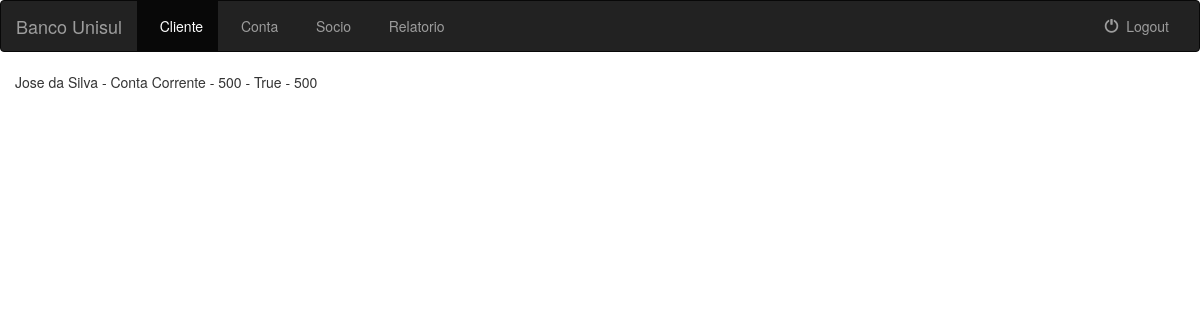
/detalheconta/1/ (signed in), run on the app's committed database.
### banco_unisul/models.py (models this page shows, shortened)
class Conta(models.Model):
    TIPO_CONTA = (
        (1, 'ContaCorrente'),
        (2, 'ContaPoupanca'),
    )
    agencia = models.ForeignKey(Agencia, on_delete=models.CASCADE)
    cliente = models.ForeignKey(Cliente, on_delete=models.CASCADE)
    tpconta = models.IntegerField("Tipo da Conta", choices=TIPO_CONTA)
    saldo = models.IntegerField()
    chespecial = models.IntegerField("Limite cheque especial")
    flespecial = models.BooleanField("Utiliza cheque especial")
    class META:
        unique_together = (("cliente", "tpconta"),)

class Cliente(models.Model):
    nome = models.CharField(max_length=200)
    endereco = models.CharField(max_length=200)
    def __str__(self):
        return self.nome
    class META:
        abstract = True

### banco_unisul/views.py (the view)
# urls.py: url(r'^detalheconta/(?P<pk>[0-9]+)/$', views.DetalheContaView.as_view(), name='detalheconta'),
class DetalheContaView(LoginRequiredMixin, generic.DetailView):
    model = Conta
    template_name = 'banco_unisul/detalheconta.html'

### templates/banco_unisul/detalheconta.html (shortened to what this page needs)
{% extends 'banco_unisul/baseinterno.html' %}
{% block cad_cliente %}active{% endblock %}
{% block body %}
    <div class="col-sm-12">
        {{ conta.cliente }} -
        {% if conta.tpconta == 1 %}Conta Corrente{% endif %}{% if conta.tpconta == 2 %}Conta Poupanca{% endif %}
        - {{ conta.saldo }} - {{ conta.flespecial }} - {{ conta.chespecial }}
    </div>
{% endblock %}

### data on the page
Conta: cliente "Jose da Silva", saldo "500", flespecial "True", chespecial "500"
